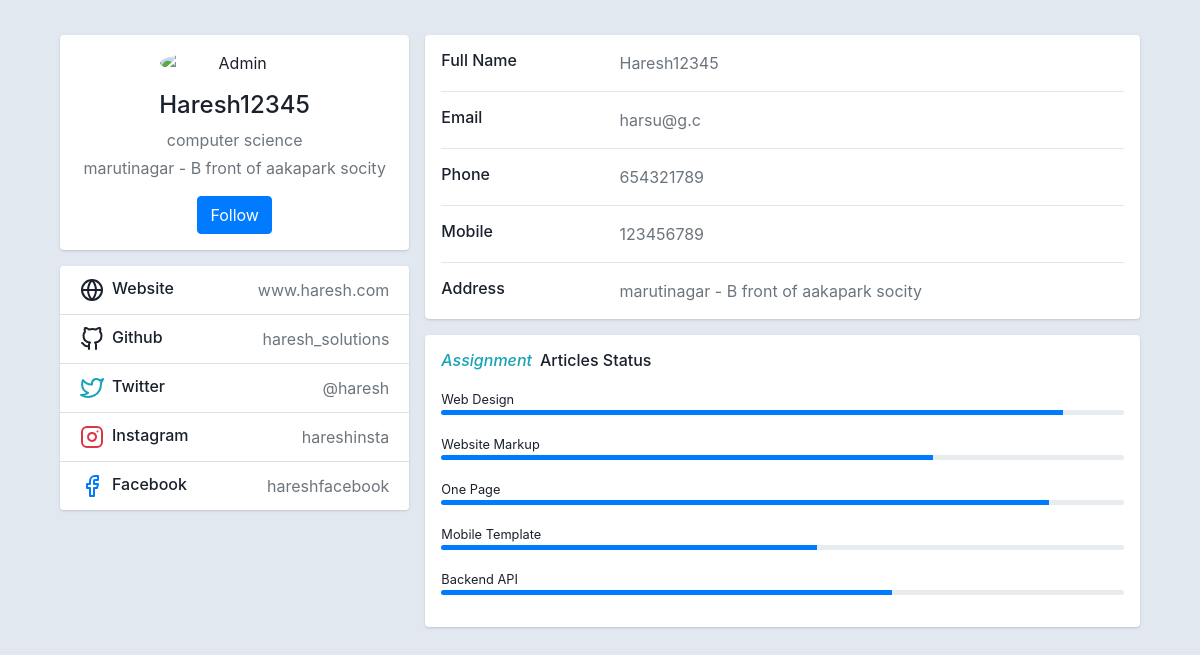
Before: /index.php/home/about_user with the older database file.
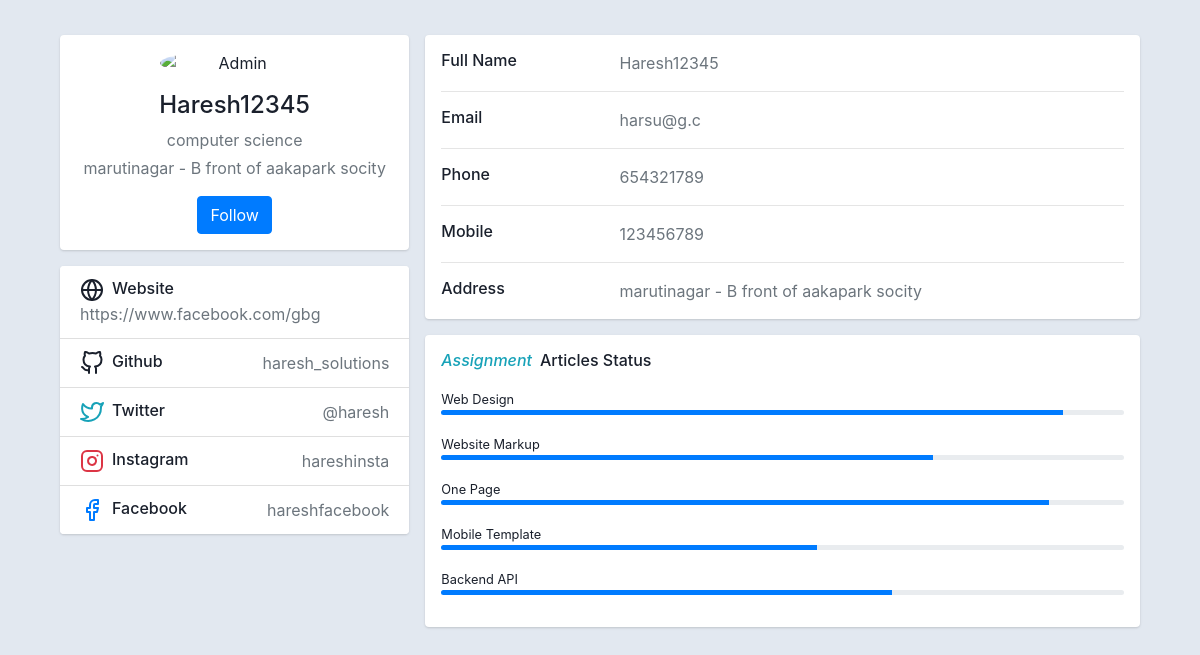
After: the same page with the newer database file.
### tables this page shows
CREATE TABLE `user_list` (
  `user_id` int(15) NOT NULL,
  `user_name` varchar(150) NOT NULL,
  `email` varchar(150) NOT NULL,
  `total_post` int(12) NOT NULL DEFAULT 0,
  `type` varchar(15) NOT NULL DEFAULT 'co_admin',
  `password` varchar(40) NOT NULL,
  `profile_pic` varchar(200) NOT NULL,
  `reg_id` int(15) NOT NULL,
  `profession` varchar(150) NOT NULL DEFAULT '-',
  `address` varchar(350) NOT NULL DEFAULT '-',
  `website` varchar(200) NOT NULL DEFAULT '-',
  `github` varchar(350) NOT NULL DEFAULT '-',
  `twitter` varchar(350) NOT NULL DEFAULT '-',
  `instagram` varchar(350) NOT NULL DEFAULT '-',
  `facebook` varchar(350) NOT NULL DEFAULT '-',
  `moblie` varchar(12) NOT NULL DEFAULT '-',
  `phone` varchar(12) NOT NULL DEFAULT '-'
);

### application/controllers/home.php (called while the page is built, shortened)
<?php
class home extends CI_Controller
{
    function __construct()
    {
        $this->load->model("home_model");
    }
    public function about_user()
    {
        $id = 5;
        $data['data'] = $this->home_model->about_user_model($id);
        $this->load->view("user_about_page", $data);
    }
}

### index.php (called while the page is built, shortened)
<?php
require_once BASEPATH.'core/CodeIgniter.php';

### application/models/home_model.php (called while the page is built, shortened)
<?php
class home_model extends CI_Model
{
    function about_user_model($id)
    {
        $data = $this->db->where('user_id', $id)
            ->get('user_list')->result_array();
        return $data;
    }
}

### application/views/user_about_page.php (the view, shortened to what the changed rows need)
<!DOCTYPE html>
<html lang="en">
<head>
    <link rel="stylesheet" href="https://stackpath.bootstrapcdn.com/bootstrap/4.3.1/css/bootstrap.min.css" />
    <link rel="stylesheet" href="<?php echo base_url(); ?>tools/dist/css/user_about_page.css" />
</head>
<body>
    <div class="container">
        <div class="main-body">
            <div class="row gutters-sm">
                <div class="col-md-4 mb-3">
                    <div class="card">
                        <div class="card-body">
                            <div class="d-flex flex-column align-items-center text-center">
                                <div class="mt-3">
                                    <h4>
                                        <?php echo $data[0]['user_name']; ?>
                                    </h4>
                                    <p class="text-secondary mb-1"> <?php echo $data[0]['profession']; ?> </p>
                                    <p class="text-muted font-size-sm">
                                    <?php echo $data[0]['address']; ?>
                                    </p>
                                    <button class="btn btn-primary">Follow</button>
                                </div>
                            </div>
                        </div>
                    </div>
                    <div class="card mt-3">
                        <ul class="list-group list-group-flush">
                            <li class="list-group-item d-flex justify-content-between align-items-center flex-wrap">
                                <h6 class="mb-0">
                                    Website
                                </h6>
                                <span class="text-secondary"><?php echo $data[0]['website'];?></span>
                            </li>
                            <li class="list-group-item d-flex justify-content-between align-items-center flex-wrap">
                                <h6 class="mb-0">
                                    Github
                                </h6>
                                <span class="text-secondary"><?php echo $data[0]['github'];?></span>
                            </li>
                            <li class="list-group-item d-flex justify-content-between align-items-center flex-wrap">
                                <h6 class="mb-0">
                                    Twitter
                                </h6>
                                <span class="text-secondary"><?php echo $data[0]['twitter'];?></span>
                            </li>
                            <li class="list-group-item d-flex justify-content-between align-items-center flex-wrap">
                                <h6 class="mb-0">
                                    Instagram
                                </h6>
                                <span class="text-secondary"><?php echo $data[0]['instagram'];?></span>
                            </li>
                            <li class="list-group-item d-flex justify-content-between align-items-center flex-wrap">
                                <h6 class="mb-0">
                                    Facebook
                                </h6>
                                <span class="text-secondary"><?php echo $data[0]['facebook'];?></span>
                            </li>
                        </ul>
                    </div>
                </div>
                <div class="col-md-8">
                    <div class="card mb-3">
                        <div class="card-body">
                            <div class="row">
                                <div class="col-sm-3">
                                    <h6 class="mb-0">Full Name</h6>
                                </div>
                                <div class="col-sm-9 text-secondary"><?php echo $data[0]['user_name']; ?></div>
                            </div>
                            <div class="row">
                                <div class="col-sm-3">
                                    <h6 class="mb-0">Email</h6>
                                </div>
                                <div class="col-sm-9 text-secondary"><?php echo $data[0]['email']; ?></div>
                            </div>
                            <div class="row">
                                <div class="col-sm-3">
                                    <h6 class="mb-0">Phone</h6>
                                </div>
                                <div class="col-sm-9 text-secondary"><?php echo $data[0]['phone']; ?></div>
                            </div>
                            <div class="row">
                                <div class="col-sm-3">
                                    <h6 class="mb-0">Mobile</h6>
                                </div>
                                <div class="col-sm-9 text-secondary"><?php echo $data[0]['moblie']; ?></div>
                            </div>
                            <div class="row">
                                <div class="col-sm-3">
                                    <h6 class="mb-0">Address</h6>
                                </div>
                                <div class="col-sm-9 text-secondary"><?php echo $data[0]['address']; ?></div>
                            </div>
                        </div>
                    </div>
                </div>
            </div>
        </div>
    </div>
</body>
</html>

Changed rows visible on the page:
changed user_list "Haresh12345": website "www.haresh.com" → "https://www.facebook.com/gbg"
